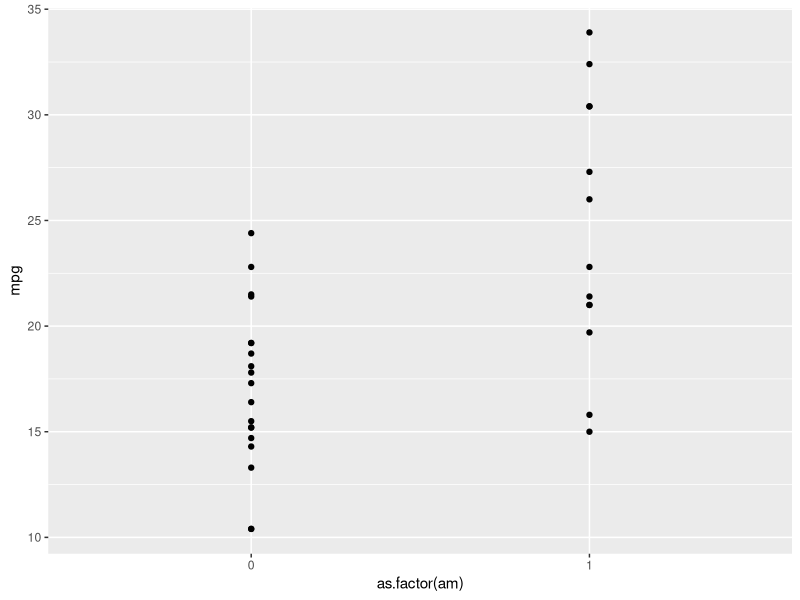
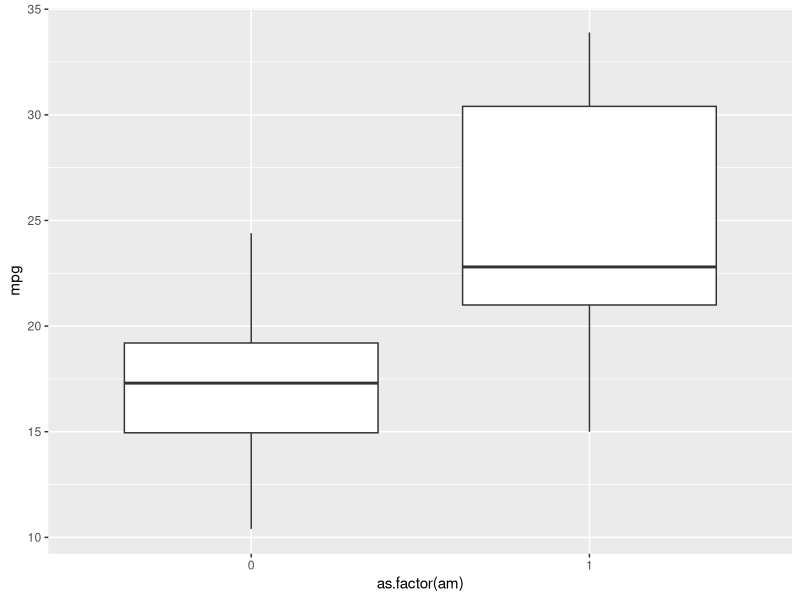
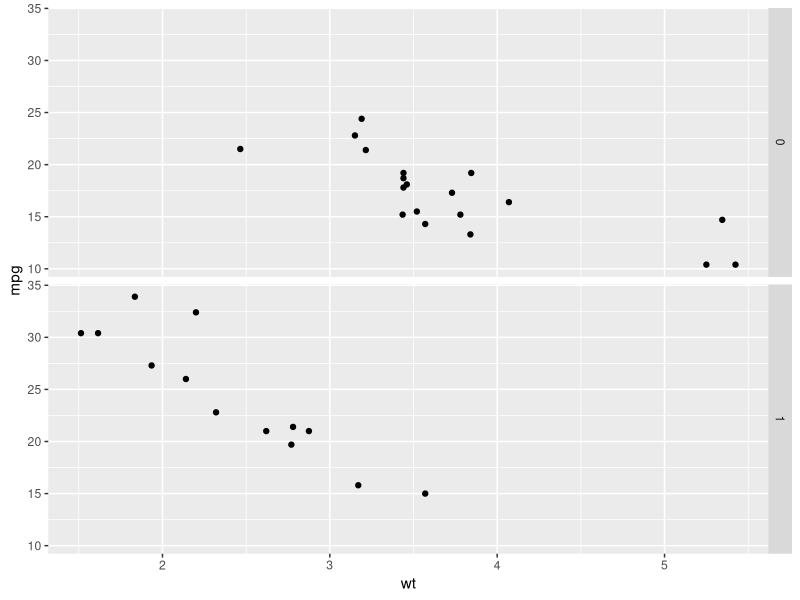
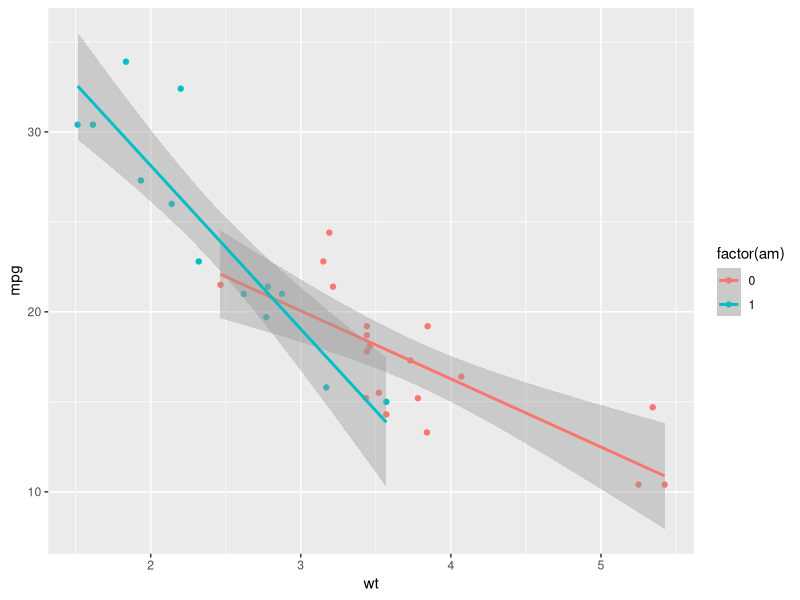
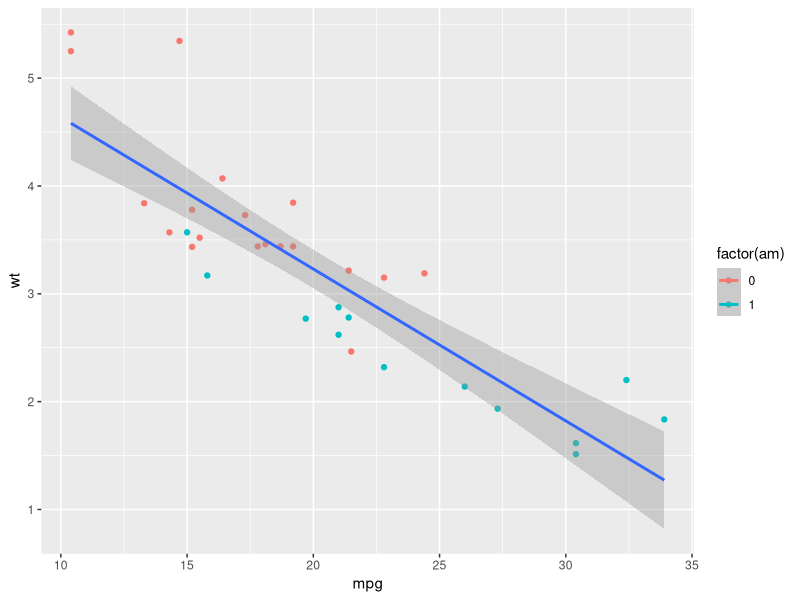
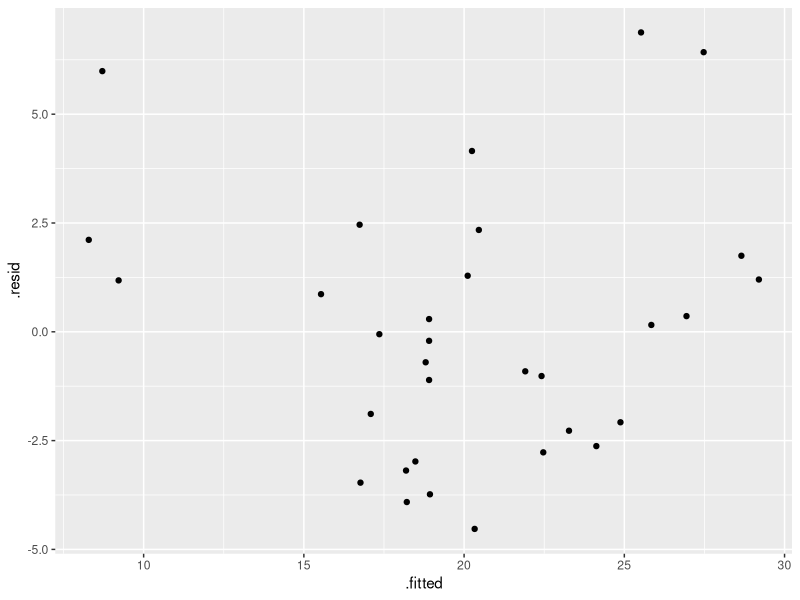

Reproduce these figures in R, in order.
## ---- chunk 1
knitr::opts_chunk$set(echo = TRUE, warnings = FALSE, cache = TRUE)
library(datasets)
library(ggplot2)
library(broom)
library(dplyr)
library(tidyr)
## ---- chunk 2
head(mtcars)
## ---- chunk 3
ggplot(mtcars, aes(x = as.factor(am), y = mpg)) + geom_point()
## ---- chunk 4
ggplot(mtcars, aes(x = as.factor(am), y = mpg))+ geom_boxplot()
## ---- chunk 5
fit1 <- lm(mpg ~ factor(am), mtcars)
summary(fit1)
## ---- chunk 6
fit2 <- lm(mpg ~ factor(am) + wt, mtcars)
summary(fit2)
## ---- chunk 7
ggplot(mtcars, aes(x = wt, y = mpg)) + geom_point() + facet_grid(rows = mtcars$am)
## ---- chunk 8
ggplot(mtcars, aes(x = wt, y = mpg, col = factor(am))) + geom_point() + geom_smooth(method = "lm")
## ---- chunk 9
fitauto <- lm(mpg ~ wt, mtcars[mtcars$am == 0, ])
resultsauto <- as_tibble(data.frame(name = rownames(mtcars[mtcars$am == 0, ]), mpg = mtcars[mtcars$am == 0, 1], wt = mtcars[mtcars$am == 0, 6], hv = hatvalues(fitauto),  dffits = dffits(fitauto))) %>% mutate(av_hv = hv / mean(hv))
fitmanual <- lm(mpg ~ wt, mtcars[mtcars$am == 1, ])
resultsmanual <- as_tibble(data.frame(name = rownames(mtcars[mtcars$am == 1, ]), mpg = mtcars[mtcars$am == 1, 1], wt = mtcars[mtcars$am == 1, 6], hv = hatvalues(fitmanual), dffits = dffits(fitmanual))) %>% mutate(av_hv = hv/mean(hv))
resultsauto
resultsmanual
## ---- chunk 10
ggplot(mtcars, aes(x = mpg, y = wt, col = factor(am))) + geom_point() + geom_smooth(method = "lm", aes(group = 1))
fit3 <- lm(mpg ~ wt, mtcars)
resultsall <- as_tibble(data.frame(name = rownames(mtcars), mpg = mtcars$mpg, wt = mtcars$wt, hv = hatvalues(fit3), dffits(fit3)))
summary(resultsall$hv)
## ---- chunk 11
ggplot(fit2, aes(x = .fitted, y = .resid)) + geom_point()
## ---- chunk 12
anova(lm(mpg ~ wt, mtcars), lm(mpg ~ wt + factor(am), mtcars))
